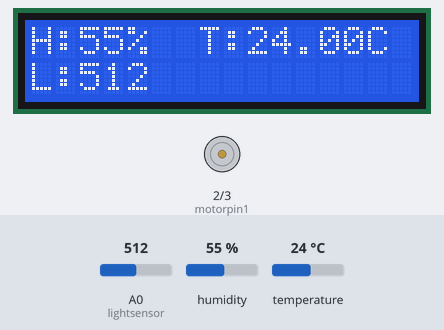
Recording of a sketch running on a simulated Arduino Uno, built with avr-gcc and run on an emulated ATmega328P. Shown: 16×2 character LCD, motor-driver pin pairs drawn as motors (green arrow = first pin HIGH = forward, orange = second pin HIGH = backward, longer = more drive). The inputs (shaded band) are chosen by the test bench; at power-on: temperature 24 °C, A0 (lightsensor) = 512, humidity 55 %. What the sketch prints to the serial monitor is not drawn.

Above: at 1.7 s.
1.8 s: temperature set to 26 °C
At 4.2 s:
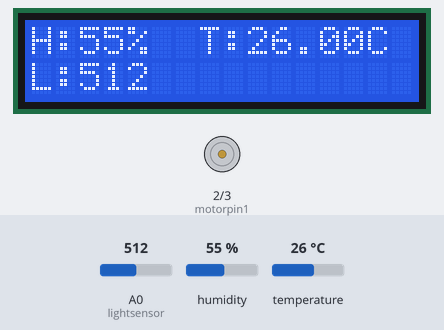
4.6 s: temperature set to 29 °C
At 5.7 s:
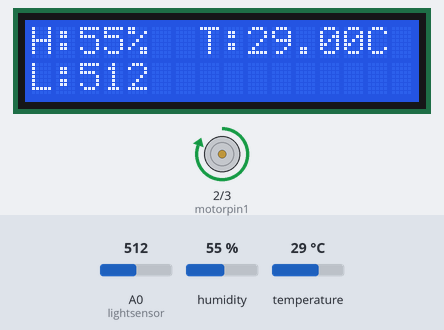
6.7 s: A0 (lightsensor) set to 486
At 8.3 s:
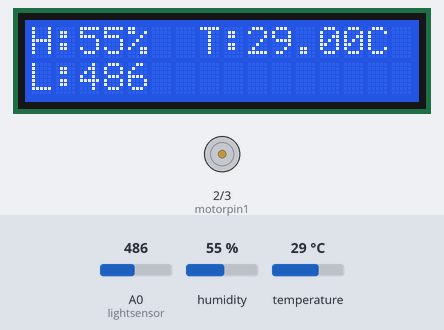
8.8 s: humidity set to 22 %
At 9.9 s:
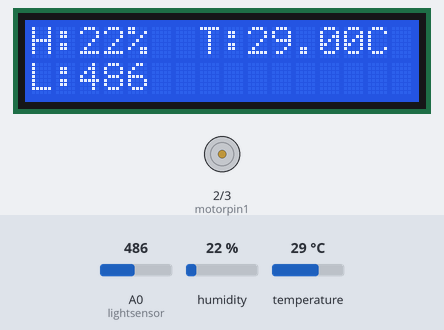
10.8 s: A0 (lightsensor) set to 510
At 12.6 s:
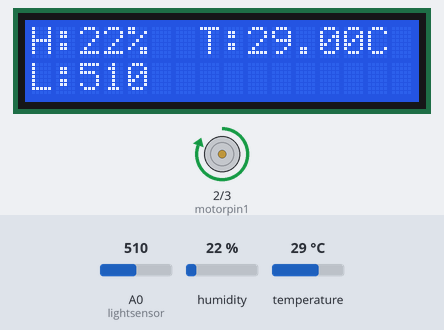
12.9 s: A0 (lightsensor) set to 490
At 14.1 s:
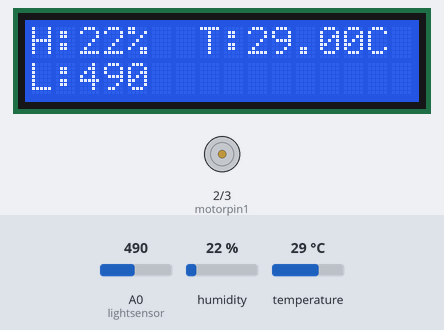
Timing chart, 0 to 15.9 s (numbered marks = the images above; inputs shaded):
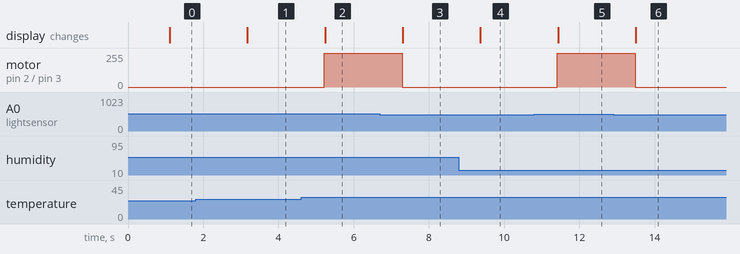

The sketch:

FINALPROJ_WEATHER_SYSTEM.ino
```cpp
#include "DHT.h"
#define DHTPIN 7
#define DHTTYPE DHT11
DHT dht(DHTPIN, DHTTYPE);

#include <LiquidCrystal_I2C.h>
LiquidCrystal_I2C lcd(0x27,16,2);

const int lightsensor = A0;
int lightsensorValue = 0;

const int motorpin1 = 2;
const int motorpin2 = 3;

void setup() {
  Serial.begin(9600);
  dht.begin();
  lcd.init();
  lcd.clear();
  lcd.backlight();
  pinMode(motorpin1, OUTPUT);
  pinMode(motorpin2, OUTPUT);
}

void loop() {
  delay(1000); // delay before measurement

  int h = dht.readHumidity();
  float t = dht.readTemperature(); //default: Celsius

  if (isnan(h) || isnan(t)) {
    Serial.println(F("Failed to read from DHT sensor!"));
    return;
  }

  Serial.print(F("Humid: ")); //humidity
  Serial.print(h);

  Serial.print(F(" Temp: ")); //temp
  Serial.print(t);

  lightsensorValue = analogRead(lightsensor); //light
  Serial.print(" Light: ");
  Serial.println(lightsensorValue);

 if (t>=28 && lightsensorValue >= 500){
    Serial.print("ON ");
    digitalWrite(motorpin1, HIGH);
    digitalWrite(motorpin2, LOW);
  }
  else if (t<28 && lightsensorValue < 500){
    Serial.print("OFF ");
    digitalWrite(motorpin1, LOW);
    digitalWrite(motorpin2, LOW);
  }
  else if (t>=28 && lightsensorValue < 500){
    Serial.print("OFF ");
    digitalWrite(motorpin1, LOW);
    digitalWrite(motorpin2, LOW);
  }
   else if (t<28 && lightsensorValue >= 500){
    Serial.print("OFF ");
    digitalWrite(motorpin1, LOW);
    digitalWrite(motorpin2, LOW);
  }

  lcd.setCursor(0,0);
  lcd.print("H:");
  lcd.print(h);
  lcd.print("%");

  lcd.setCursor(7,0);
  lcd.print("T:");
  lcd.print(t);
    lcd.print("C");

  lcd.setCursor(0,1);
  lcd.print("L:");
  lcd.print(lightsensorValue);
}
```

Measured:
- the behaviour switches between 27 and 28 °C on temperature (found by bisection; images 1 and 2)
- the behaviour switches between 500 and 499 on A0 (lightsensor) (found by bisection; images 2 and 3)
- after the input at 1.8 s, the display: changes after 1.4 s (image 1)
- after the input at 4.6 s, motor on pin 2 (motorpin1) / pin 3 (motorpin2): stopped → forward 255/255 after 0.62 s; the display: changes after 0.64 s (image 2)
- after the input at 6.7 s, motor on pin 2 (motorpin1) / pin 3 (motorpin2): forward 255/255 → stopped after 0.59 s; the display: changes after 0.61 s (image 3)
- after the input at 8.8 s, the display: changes after 0.57 s (image 4)
- after the input at 10.8 s, motor on pin 2 (motorpin1) / pin 3 (motorpin2): stopped → forward 255/255 after 0.62 s; the display: changes after 0.64 s (image 5)
- after the input at 12.9 s, motor on pin 2 (motorpin1) / pin 3 (motorpin2): forward 255/255 → stopped after 0.58 s; the display: changes after 0.60 s (image 6)
